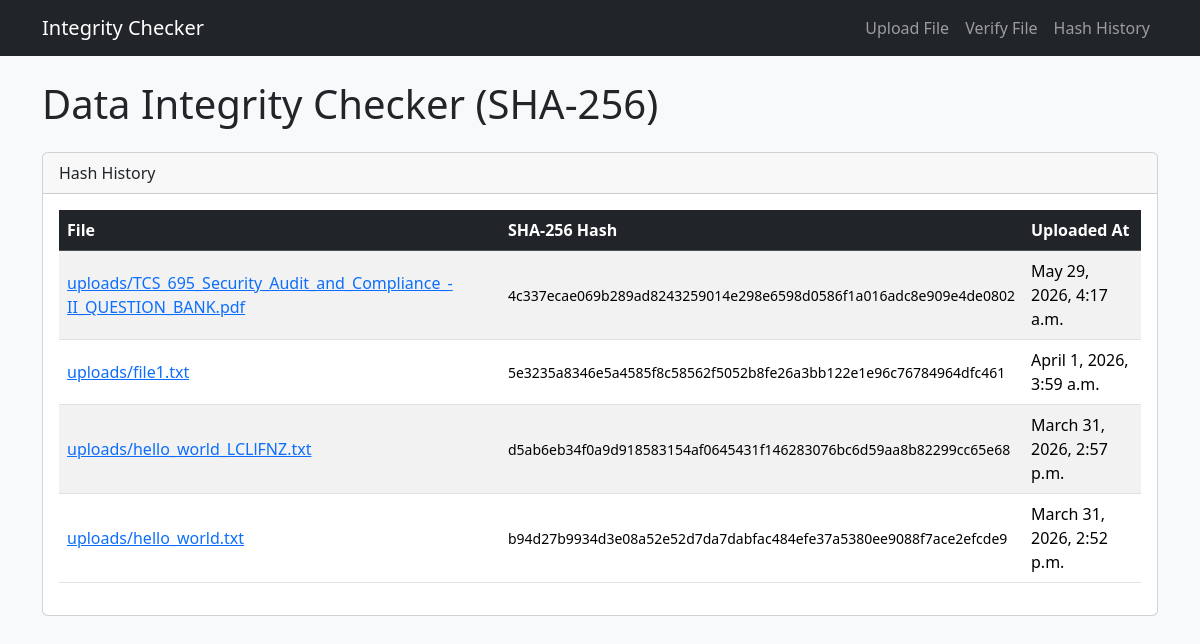
The page /history/ on the database its author committed.
### integrity/models.py (models this page shows, shortened)
class FileRecord(models.Model):
    file = models.FileField(upload_to='uploads/')
    hash_value = models.CharField(max_length=64)
    uploaded_at = models.DateTimeField(auto_now_add=True)

### integrity/views.py (the view)
# urls.py: path('history/', views.hash_history, name='hash_history'),
def hash_history(request):
    records = FileRecord.objects.order_by('-uploaded_at')
    return render(request, 'integrity/history.html', {'records': records})

### templates/integrity/history.html
{% extends 'integrity/base.html' %}
{% block content %}
<div class="row">
    <div class="col-12">
        <div class="card">
            <div class="card-header">
                Hash History
            </div>
            <div class="card-body">
                {% if records %}
                    <div class="table-responsive">
                        <table class="table table-striped table-hover align-middle">
                            <thead class="table-dark">
                                <tr>
                                    <th>File</th>
                                    <th>SHA-256 Hash</th>
                                    <th>Uploaded At</th>
                                </tr>
                            </thead>
                            <tbody>
                                {% for r in records %}
                                    <tr>
                                        <td><a href="{{ r.file.url }}" target="_blank">{{ r.file.name }}</a></td>
                                        <td class="text-monospace small">{{ r.hash_value }}</td>
                                        <td>{{ r.uploaded_at }}</td>
                                    </tr>
                                {% endfor %}
                            </tbody>
                        </table>
                    </div>
                {% else %}
                    <p class="text-muted mb-0">No files uploaded yet.</p>
                {% endif %}
            </div>
        </div>
    </div>
</div>
{% endblock %}

### templates/integrity/base.html (shortened to what this page needs)
<!DOCTYPE html>
<html lang="en">
<head>
    <link
        href="https://cdn.jsdelivr.net/npm/bootstrap@5.3.3/dist/css/bootstrap.min.css"
        rel="stylesheet"
    >
</head>
<body class="bg-light">
<nav class="navbar navbar-expand-lg navbar-dark bg-dark mb-4">
    <div class="container">
        <a class="navbar-brand" href="{% url 'upload_file' %}">Integrity Checker</a>
        <div>
            <ul class="navbar-nav me-auto mb-2 mb-lg-0">
                <li class="nav-item">
                    <a class="nav-link" href="{% url 'upload_file' %}">Upload File</a>
                </li>
                <li class="nav-item">
                    <a class="nav-link" href="{% url 'verify_file' %}">Verify File</a>
                </li>
                <li class="nav-item">
                    <a class="nav-link" href="{% url 'hash_history' %}">Hash History</a>
                </li>
            </ul>
        </div>
    </div>
</nav>
<div class="container">
    <h1 class="mb-4">Data Integrity Checker (SHA-256)</h1>
    {% block content %}{% endblock %}
</div>
</body>
</html>

### rows shown on the page
FileRecord: file.name "uploads/TCS_695_Security_Audit_and_Compliance_-II_QUESTION_BANK.pdf", hash_value "4c337ecae069b289ad8243259014e298e6598d0586f1a016adc8e909e4de0802", uploaded_at "May 29, 2026, 4:17 a.m."
FileRecord: file.name "uploads/file1.txt", hash_value "5e3235a8346e5a4585f8c58562f5052b8fe26a3bb122e1e96c76784964dfc461", uploaded_at "April 1, 2026, 3:59 a.m."
FileRecord: file.name "uploads/hello_world_LCLlFNZ.txt", hash_value "d5ab6eb34f0a9d918583154af0645431f146283076bc6d59aa8b82299cc65e68", uploaded_at "March 31, 2026, 2:57 p.m."
FileRecord: file.name "uploads/hello_world.txt", hash_value "b94d27b9934d3e08a52e52d7da7dabfac484efe37a5380ee9088f7ace2efcde9", uploaded_at "March 31, 2026, 2:52 p.m."
